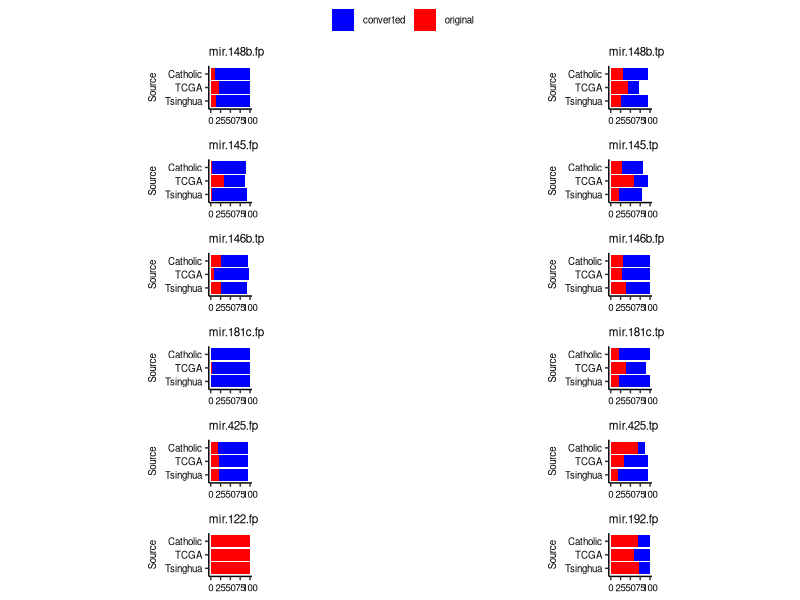

The R script that drew this image:
library(ggplot2)
library(reshape2)
library(ggpubr)

mir.148b.fp <- data.frame(matrix(c("Catholic","TCGA","Tsinghua",10,20,14,90,80,85),ncol=3))
mir.148b.tp <- data.frame(matrix(c("Catholic","TCGA","Tsinghua",31,43,26,63,29,69),ncol=3))
mir.145.fp <- data.frame(matrix(c("Catholic","TCGA","Tsinghua",4,34,2,86,54,91),ncol=3))
mir.145.tp <- data.frame(matrix(c("Catholic","TCGA","Tsinghua",28,58,22,54,38,57),ncol=3))
mir.146b.tp <- data.frame(matrix(c("Catholic","TCGA","Tsinghua",25,8,27,69,90,66),ncol=3))
mir.146b.fp <- data.frame(matrix(c("Catholic","TCGA","Tsinghua",31,28,38,69,71,61),ncol=3))
mir.181c.fp <- data.frame(matrix(c("Catholic","TCGA","Tsinghua",0,2,0,100,98,100),ncol=3))
mir.181c.tp <- data.frame(matrix(c("Catholic","TCGA","Tsinghua",20,38,20,80,52,80),ncol=3))
mir.425.fp <- data.frame(matrix(c("Catholic","TCGA","Tsinghua",19,20,21,77,76,75),ncol=3))
mir.425.tp <- data.frame(matrix(c("Catholic","TCGA","Tsinghua",69,35,19,18,59,77),ncol=3))

mir.122.fp <- data.frame(matrix(c("Catholic","TCGA","Tsinghua",99.94,99.81,99.98,0.02,0.17,0.01),ncol=3))
mir.192.fp <- data.frame(matrix(c("Catholic","TCGA","Tsinghua",68.11,58.38,70.85,31.82,41.54,29.11),ncol=3))

draw.fig <- function(data, title){
  colnames(data) <- c("Source","red","blue")
  data.melt <- melt(data, id.vars = "Source")
  data.melt$Source <- factor(data.melt$Source, levels=c("Tsinghua","TCGA","Catholic"))
  data.melt$variable <- factor(data.melt$variable, levels=c("blue","red"))
  data.melt$value <- as.numeric(as.character(data.melt$value))
  
  ggplot(data.melt, aes(x=Source, y=value, fill=variable)) + 
    geom_bar(stat="identity") + 
    scale_fill_manual(values=c("blue","red"), name = "", labels=c("converted","original")) +
    scale_y_continuous(limits=c(0,100), name = "Read distribution (%)") + 
    theme_classic() + 
    theme(axis.text = element_text(size=7,color="black"), axis.title.x = element_blank(), axis.text.y = element_text(size=7, color="black"),panel.grid=element_blank(), legend.title = element_text(size=7, color="black"), legend.text = element_text(size=7,color="black"),aspect.ratio = 1, title = element_text(size=7,color="black")) + coord_flip() + ggtitle(title)
}

mir.148b.fp.fig <- draw.fig(mir.148b.fp,"mir.148b.fp")
mir.148b.tp.fig <- draw.fig(mir.148b.tp,"mir.148b.tp")
mir.145.fp.fig <- draw.fig(mir.145.fp,"mir.145.fp")
mir.145.tp.fig <- draw.fig(mir.145.tp,"mir.145.tp")
mir.146b.tp.fig <- draw.fig(mir.146b.tp,"mir.146b.tp")
mir.146b.fp.fig <- draw.fig(mir.146b.fp,"mir.146b.fp")
mir.181c.fp.fig <- draw.fig(mir.181c.fp,"mir.181c.fp")
mir.181c.tp.fig <- draw.fig(mir.181c.tp,"mir.181c.tp")
mir.425.fp.fig <- draw.fig(mir.425.fp,"mir.425.fp")
mir.425.tp.fig <- draw.fig(mir.425.tp,"mir.425.tp")

mir.122.fp.fig <- draw.fig(mir.122.fp,"mir.122.fp")
mir.192.fp.fig <- draw.fig(mir.192.fp,"mir.192.fp")

total <- ggarrange(mir.148b.fp.fig,mir.148b.tp.fig,mir.145.fp.fig,mir.145.tp.fig,mir.146b.tp.fig,mir.146b.fp.fig,mir.181c.fp.fig,mir.181c.tp.fig,mir.425.fp.fig,mir.425.tp.fig,mir.122.fp.fig,mir.192.fp.fig, nrow=6, ncol=2, common.legend = T)

ggsave(total,file="New/LiverCancer/Catholic/5.IsomiR/MotifAnalysis5_cutoff10_noTCGA/Total/Frequency/Example_isomiR_expression.pdf",dpi=300,width=5,height=10)
